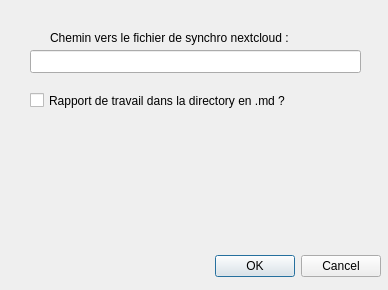
<?xml version="1.0" encoding="UTF-8"?>
<ui version="4.0">
 <class>Dialog</class>
 <widget class="QDialog" name="Dialog">
  <property name="geometry">
   <rect>
    <x>0</x>
    <y>0</y>
    <width>388</width>
    <height>290</height>
   </rect>
  </property>
  <property name="windowTitle">
   <string>Dialog</string>
  </property>
  <widget class="QDialogButtonBox" name="buttonBox">
   <property name="geometry">
    <rect>
     <x>40</x>
     <y>250</y>
     <width>341</width>
     <height>32</height>
    </rect>
   </property>
   <property name="orientation">
    <enum>Qt::Horizontal</enum>
   </property>
   <property name="standardButtons">
    <set>QDialogButtonBox::Cancel|QDialogButtonBox::Ok</set>
   </property>
  </widget>
  <widget class="QLineEdit" name="Pathnc">
   <property name="geometry">
    <rect>
     <x>30</x>
     <y>50</y>
     <width>331</width>
     <height>23</height>
    </rect>
   </property>
  </widget>
  <widget class="QLabel" name="label">
   <property name="geometry">
    <rect>
     <x>50</x>
     <y>30</y>
     <width>291</width>
     <height>16</height>
    </rect>
   </property>
   <property name="text">
    <string>Chemin vers le fichier de synchro nextcloud :</string>
   </property>
  </widget>
  <widget class="QCheckBox" name="checkBox">
   <property name="geometry">
    <rect>
     <x>30</x>
     <y>90</y>
     <width>311</width>
     <height>21</height>
    </rect>
   </property>
   <property name="text">
    <string>Rapport de travail dans la directory en .md ?</string>
   </property>
  </widget>
 </widget>
 <resources/>
 <connections>
  <connection>
   <sender>buttonBox</sender>
   <signal>accepted()</signal>
   <receiver>Dialog</receiver>
   <slot>accept()</slot>
   <hints>
    <hint type="sourcelabel">
     <x>248</x>
     <y>254</y>
    </hint>
    <hint type="destinationlabel">
     <x>157</x>
     <y>274</y>
    </hint>
   </hints>
  </connection>
  <connection>
   <sender>buttonBox</sender>
   <signal>rejected()</signal>
   <receiver>Dialog</receiver>
   <slot>reject()</slot>
   <hints>
    <hint type="sourcelabel">
     <x>316</x>
     <y>260</y>
    </hint>
    <hint type="destinationlabel">
     <x>286</x>
     <y>274</y>
    </hint>
   </hints>
  </connection>
 </connections>
</ui>
